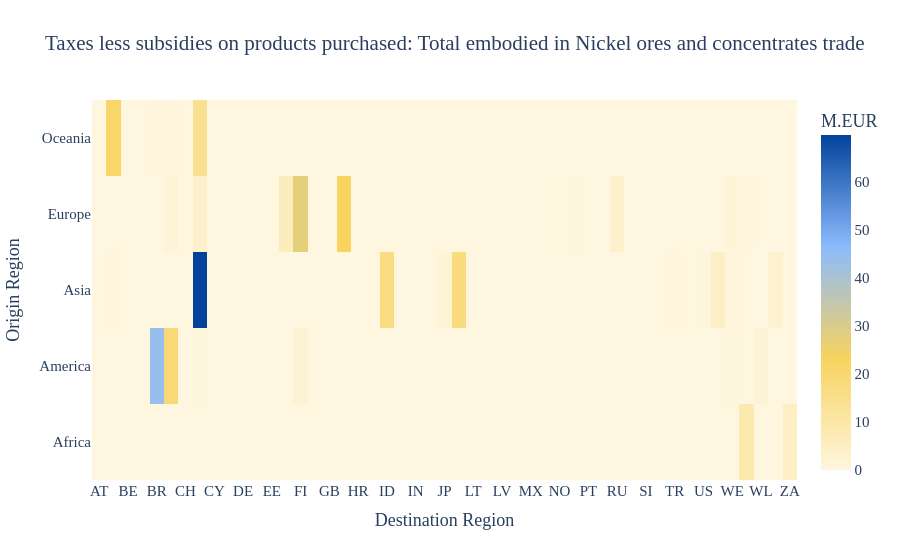

Here is the notebook cell this chart was saved with:
### Markdown cell above
## 5. Add embodied indicators with `calc_trades_content(...)`

Trade values alone are not enough if the question is about value added, emissions, energy, water, labour, or other extensions. `calc_trades_content(...)` lets you attach those indicators directly to the same trade geometry.

Here `indicator` means the quantity embodied in the traded flow. It can be one factor-of-production row, one satellite-account row, or the generic `"total value added"` shortcut.

The `method` argument changes the analytical meaning of the result:

- `direct`: only the content generated directly by the production node that supplies the traded item
- `total`: direct content plus all indirect upstream rounds required to produce that traded item
- `upstream`: only the indirect upstream contribution, so it isolates supplier-chain dependence net of the direct producer itself

A useful way to read them is: if `total` is much larger than `direct`, the traded flow carries an important hidden upstream chain. If `upstream` is large, the indicator is not mainly generated by the last exporting sector, but by its wider supplier network.

The first example below uses one factor-of-production row and focuses on the `upstream` part of the chain.

### Code cell
factor_indicator = db.get_index("Factor of production")[0]

upstream_value_added = db.calc_trades_content(
    indicator=factor_indicator,
    item=SECTOR,
    scenario="2013",
    method="upstream",
    clusters="continent",
    clusters_direction="origin",
    show_plot=True,
    auto_open=False,
    path=False,
    title=f"{factor_indicator} embodied in {SECTOR} trade",
)
upstream_value_added

### Figure 1 — Plotly figure (JSON) as saved in the notebook; plotly's stock layout.template omitted (floating-point values rounded to 4 significant figures; data arrays with more than 128 entries replaced by an {"elided": "..."} marker saying what was removed)
{"data": [{"coloraxis": "coloraxis", "histfunc": "sum", "hovertemplate": "Destination Region=%{x}<br>Origin Region=%{y}<br>sum of Value=%{z}<extra></extra>", "name": "", "type": "histogram2d", "x": {"elided": "245 str values"}, "xaxis": "x", "xbingroup": "x", "y": {"elided": "245 str values"}, "yaxis": "y", "ybingroup": "y", "z": {"elided": "245 float values"}}], "layout": {"coloraxis": {"colorbar": {"title": {"text": "M.EUR"}}, "colorscale": [[0, "#FEF6DF"], [0.3333, "#F8D35E"], [0.6667, "#8CBBFD"], [1, "#02429B"]]}, "font": {"family": "Verdana", "size": 15}, "legend": {"tracegroupgap": 0}, "title": {"text": "Taxes less subsidies on products purchased: Total embodied in Nickel ores and concentrates trade"}, "xaxis": {"anchor": "y", "domain": [0, 1], "title": {"text": "Destination Region"}}, "yaxis": {"anchor": "x", "domain": [0, 1], "title": {"text": "Origin Region"}}}}
